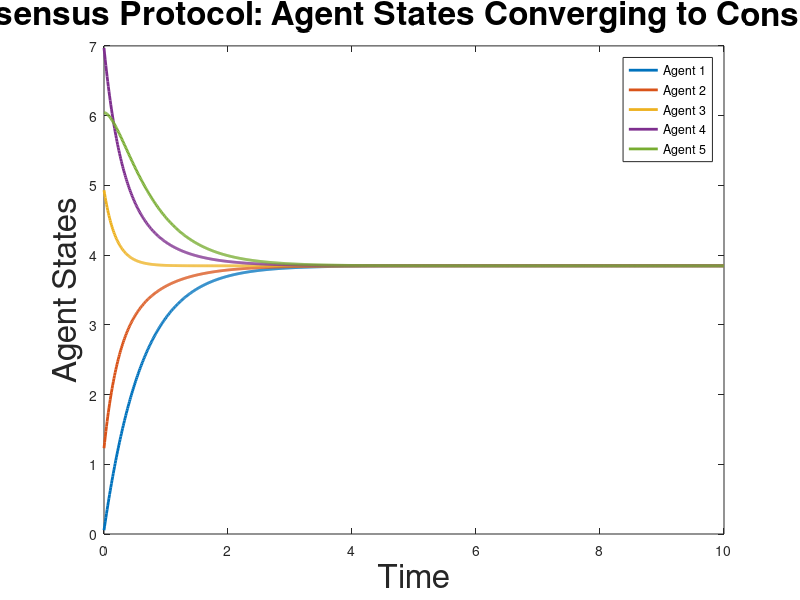

Source code (MATLAB): (Note: this script raises an error after producing the figure.)
% MATLAB script for consensus protocol with 5 agents
clc;clear;
% Parameters
num_agents = 5;                    % Number of agents
time_step = 0.01;                   % Time step for simulation
total_time = 10;                    % Total simulation time
num_steps = total_time / time_step; % Number of simulation steps

% Initial states of agents
x = rand(num_agents, 1) * 10;       % Random initial states between 0 and 10

% Define the adjacency matrix (connectivity between agents)
A = [0 1 1 0 0;                     % Adjacency matrix
     1 0 1 1 0;
     1 1 0 1 1;
     0 1 1 0 1;
     0 0 1 1 0];

% Degree matrix
D = diag(sum(A, 2));

% Laplacian matrix
L = D - A;

% Store the history of states for plotting
x_history = zeros(num_agents, num_steps);
x_history(:, 1) = x;

% Consensus protocol update loop
for k = 2:num_steps
    % Update rule: x_dot = -L * x
    x_dot = -L * x;
    
    % Euler integration to update the states
    x = x + time_step * x_dot;
    
    % Store the states for plotting
    x_history(:, k) = x;
end

% Plot results
time = linspace(0, total_time, num_steps);
figure;
plot(time, x_history','LineWidth', 2);

% Axis labels and title with larger font size
xlabel('Time','FontSize', 24);
ylabel('Agent States','FontSize', 24);
title('Consensus Protocol: Agent States Converging to Consensus','FontSize', 24);

% Customize the legend
legend(arrayfun(@(i) sprintf('Agent %d', i), 1:num_agents, 'UniformOutput', false));
lgd = legend;
lgd.FontSize = 20;            % Increase font size of the legend
lgd.Location = 'northeast';    % Place legend in the top right corner
lgd.Box = 'on';                % Add a box around the legend for clarity

% Add grid
grid on;

% Customize axis tick labels for clarity
ax = gca; % Get the current axis
ax.FontSize = 18; % Increase font size of tick labels
ax.XColor = [0.1, 0.1, 0.1]; % Darken X-axis tick labels
ax.YColor = [0.1, 0.1, 0.1]; % Darken Y-axis tick labels
ax.LineWidth = 1.5; % Increase axis line width for better clarity